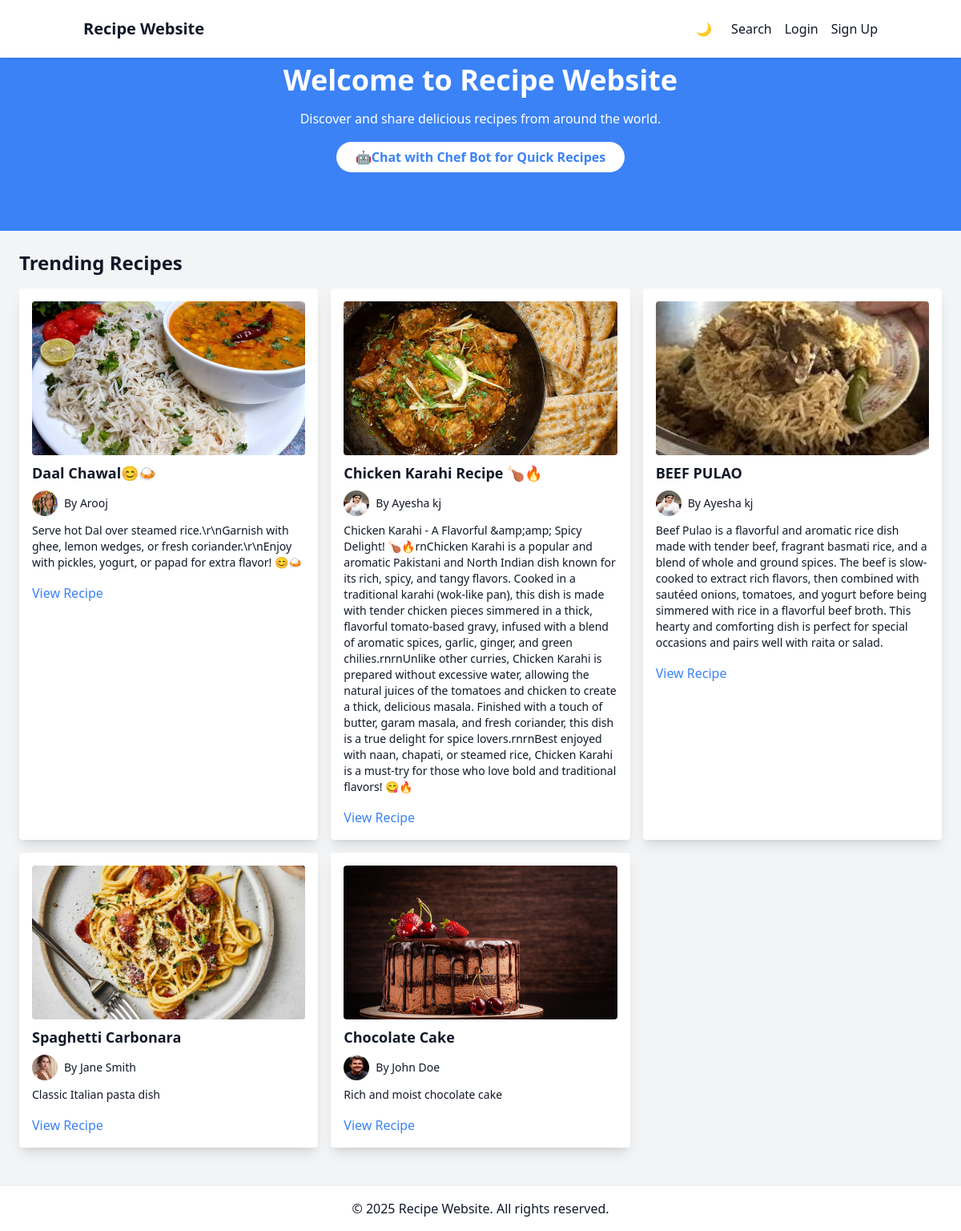
Page /recipe-website/index.php on the committed database.
### tables this page shows
CREATE TABLE `recipes` (
  `recipe_id` int(11) NOT NULL,
  `user_id` int(11) DEFAULT NULL,
  `title` varchar(255) NOT NULL,
  `description` varchar(1000) DEFAULT NULL,
  `ingredients` text NOT NULL,
  `steps` text NOT NULL,
  `category_id` int(11) DEFAULT NULL,
  `image` varchar(255) DEFAULT NULL,
  `video` varchar(255) DEFAULT NULL,
  `prep_time` int(11) DEFAULT NULL,
  `cook_time` int(11) DEFAULT NULL,
  `servings` int(11) DEFAULT NULL,
  `created_at` datetime DEFAULT current_timestamp()
);

CREATE TABLE `users` (
  `user_id` int(11) NOT NULL,
  `name` varchar(255) NOT NULL,
  `email` varchar(255) NOT NULL,
  `password` varchar(255) NOT NULL,
  `profile_pic` varchar(255) DEFAULT NULL,
  `role` enum('user','admin') DEFAULT 'user',
  `created_at` datetime DEFAULT current_timestamp(),
  `updated_at` datetime DEFAULT current_timestamp() ON UPDATE current_timestamp()
);

### recipe-website/index.php (the view, shortened to what this page needs)
<?php
require __DIR__ . '/includes/config.php';
$query = "SELECT recipes.*, users.name AS author, users.profile_pic AS author_profile_pic
          FROM recipes
          LEFT JOIN users ON recipes.user_id = users.user_id
          ORDER BY created_at DESC
          LIMIT 6";
$result = mysqli_query($conn, $query);
?>
<!DOCTYPE html>
<html lang="en">
<head>
    <script src="https://cdn.tailwindcss.com"></script>
</head>
<body class="bg-gray-100 text-gray-900 dark:bg-gray-900 dark:text-white">
    <?php include __DIR__ . '/includes/header.php'; ?>
    <section class="bg-blue-500 text-white py-20 text-center">
        <h1 class="text-4xl font-bold">Welcome to <?php echo SITE_NAME; ?></h1>
        <p class="mt-4">Discover and share delicious recipes from around the world.</p>
        <div class="mt-6">
            <a href="pages/chef_bot.php" class="bg-white text-blue-500 px-6 py-2 rounded-full font-semibold">🤖Chat with Chef Bot for Quick Recipes</a>
        </div>
    </section>
    <section class="p-6">
        <h2 class="text-2xl font-bold">Trending Recipes</h2>
        <div class="grid grid-cols-1 md:grid-cols-3 gap-4 mt-4">
            <?php if (mysqli_num_rows($result) > 0): ?>
                <?php while ($row = mysqli_fetch_assoc($result)): ?>
                    <div class="bg-white dark:bg-gray-800 p-4 rounded shadow-lg">
                        <img src="uploads/<?php echo htmlspecialchars($row['image']); ?>"
                             alt="<?php echo htmlspecialchars($row['title']); ?>"
                             class="w-full h-48 object-cover rounded">
                        <h3 class="text-lg font-bold mt-2"><?php echo htmlspecialchars($row['title']); ?></h3>
                        <div class="flex items-center mt-2">
                            <?php if (!empty($row['author_profile_pic'])): ?>
                                <img src="uploads/<?php echo htmlspecialchars($row['author_profile_pic']); ?>"
                                     alt="<?php echo htmlspecialchars($row['author']); ?>"
                                     class="w-8 h-8 rounded-full mr-2">
                            <?php endif; ?>
                            <p class="text-sm">By <?php echo htmlspecialchars($row['author']); ?></p>
                        </div>
                        <p class="text-sm mt-2"><?php echo htmlspecialchars($row['description']); ?></p>
                        <a href="pages/recipe.php?id=<?php echo $row['recipe_id']; ?>" class="text-blue-500 mt-4 inline-block">View Recipe</a>
                    </div>
                <?php endwhile; ?>
            <?php else: ?>
                <p class="text-gray-500">No recipes found.</p>
            <?php endif; ?>
        </div>
    </section>
    <?php include __DIR__ . '/includes/footer.php'; ?>
</body>
</html>

### recipe-website/includes/header.php (shortened to what this page needs)
<?php
$profile_pic = '';
$profile_pic_url = !empty($profile_pic) ? URL_ROOT . "/uploads/" . htmlspecialchars($profile_pic) : URL_ROOT . "/assets/default-avatar.png";
?>
<!DOCTYPE html>
<html lang="en">
<head>
    <script src="https://cdn.tailwindcss.com"></script>
</head>
<body class="bg-gray-100 text-gray-900 dark:bg-gray-900 dark:text-white">
    <header class="bg-white dark:bg-gray-800 shadow fixed w-full top-0 z-50">
        <nav class="container mx-auto p-4 flex justify-between items-center">
            <a href="<?php echo URL_ROOT; ?>" class="text-xl font-bold"><?php echo SITE_NAME; ?></a>
            <div class="flex items-center space-x-4">
                <button onclick="toggleDarkMode()" class="p-2 rounded-full hover:bg-gray-200 dark:hover:bg-gray-700">
                    <span id="theme-icon">🌙</span>
                </button>
                <a href="<?php echo URL_ROOT; ?>/pages/search.php" class="hover:text-blue-500">Search</a>
                <?php if (isset($_SESSION['user_id'])): ?>
                    <div class="flex items-center space-x-2">
                        <img src="<?php echo $profile_pic_url; ?>" alt="Profile Picture" class="w-8 h-8 rounded-full object-cover border border-gray-300">
                        <a href="<?php echo URL_ROOT; ?>/pages/profile.php" class="hover:text-blue-500">Profile</a>
                    </div>
                    <a href="<?php echo URL_ROOT; ?>/pages/logout.php" class="hover:text-blue-500">Logout</a>
                <?php else: ?>
                    <a href="<?php echo URL_ROOT; ?>/pages/login.php" class="hover:text-blue-500">Login</a>
                    <a href="<?php echo URL_ROOT; ?>/pages/signup.php" class="hover:text-blue-500">Sign Up</a>
                <?php endif; ?>
            </div>
        </nav>
    </header>

### recipe-website/includes/footer.php (shortened to what this page needs)
    <footer class="bg-white dark:bg-gray-800 shadow mt-6 py-4">
        <div class="container mx-auto text-center">
            <p>© <?php echo date("Y"); ?> Recipe Website. All rights reserved.</p>
        </div>
    </footer>
</body>
</html>

### rows in the picture
recipes: image (picture), title "Daal Chawal😊🍛", user.profile_pic (picture), user.name "Arooj", description "Serve hot Dal over steamed rice.\\r\\nGarnish with ghee, lemon wedges, or fresh coriander.\\r\\nEnjoy with pickles, yogurt, or papad for extra flavor! 😊🍛"
recipes: image (picture), title "Chicken Karahi Recipe 🍗🔥", user.profile_pic (picture), user.name "Ayesha kj", description "Chicken Karahi - A Flavorful &amp;amp; Spicy Delight! 🍗🔥rnChicken Karahi is a popular and aromatic Pakistani and North Indian dish known for its rich, spicy, and tangy flavors. Cooked in a traditional karahi (wok-like pan), this dish is made with tender chicken pieces simmered in a thick, flavorful tomato-based gravy, infused with a blend of aromatic spices, garlic, ginger, and green chilies.rnrnUnlike other curries, Chicken Karahi is prepared without excessive water, allowing the natural juices of the tomatoes and chicken to create a thick, delicious masala. Finished with a touch of butter, garam masala, and fresh coriander, this dish is a true delight for spice lovers.rnrnBest enjoyed…"
recipes: image (picture), title "BEEF PULAO", user.profile_pic (picture), user.name "Ayesha kj", description "Beef Pulao is a flavorful and aromatic rice dish made with tender beef, fragrant basmati rice, and a blend of whole and ground spices. The beef is slow-cooked to extract rich flavors, then combined with sautéed onions, tomatoes, and yogurt before being simmered with rice in a flavorful beef broth. This hearty and comforting dish is perfect for special occasions and pairs well with raita or salad."
recipes: image (picture), title "Spaghetti Carbonara", user.profile_pic (picture), user.name "Jane Smith", description "Classic Italian pasta dish"
recipes: image (picture), title "Chocolate Cake", user.profile_pic (picture), user.name "John Doe", description "Rich and moist chocolate cake"

### other values in the picture
SITE_NAME "Recipe Website"
